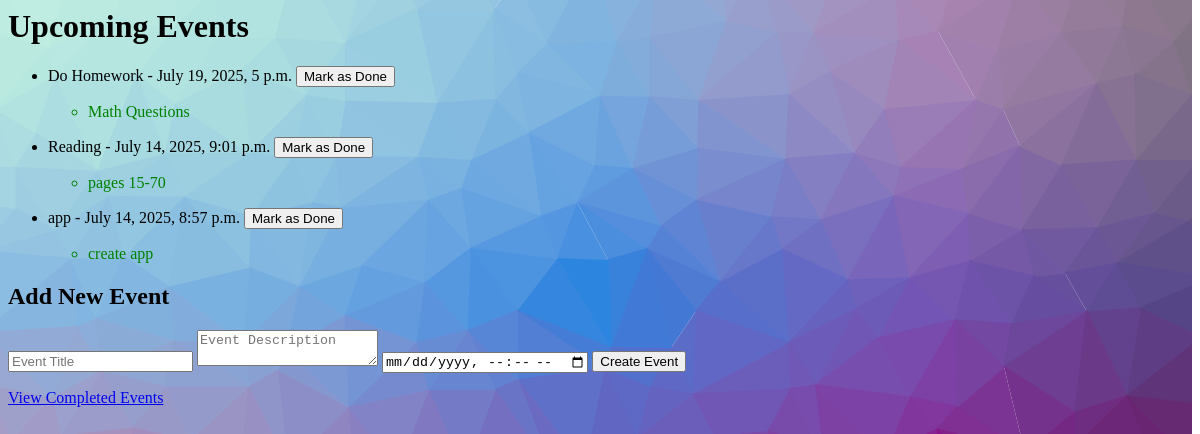
/todo/, run on an earlier commit of the app's database.
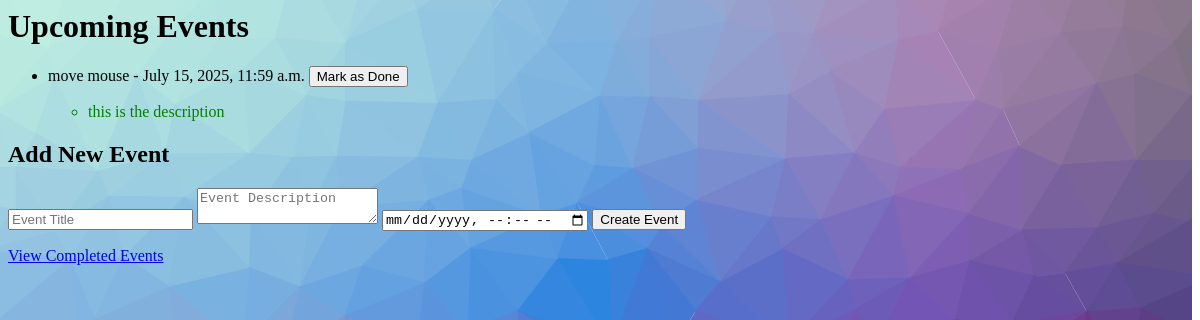
And on a later commit of the database.
### todo/models.py (models this page shows, shortened)
class Event(models.Model):
    title = models.CharField(max_length=100)
    description = models.TextField(blank=True)
    due_date = models.DateTimeField()
    created_at = models.DateTimeField("created at", auto_now_add=True)
    done = models.BooleanField(default=False)

### todo/views.py (the view)
# urls.py: path("", views.index, name='index'),
def index(request):
    events = Event.objects.filter(done=False)
    return render(request, 'todo/index.html', {'events':events})

### todo/templates/todo/index.html (shortened to what this page needs)
{% load static %}
<link rel="stylesheet" href="{% static 'todo/style.css' %}">
<!doctype html>
<html lang="en">
    <head>
    </head>
    <body>
        <h1>Upcoming Events</h1>
        <ul>
            {% for event in events %}
                <li>
                    <span>{{ event.title }} - {{ event.due_date }}</span>
                    <form method="post" action="{% url 'todo:mark_done' event.id %}" style="display:inline;">
                        <button type="submit">Mark as Done</button>
                    </form>
                    <ul>
                        <li class="event-description">
                            {% if event.description %}
                                <p>{{event.description}}</p>
                            {% endif %}
                        </li>
                    </ul>
                </li>
            {% empty %}
                <li>No upcoming events.</li>
            {% endfor %}
        </ul>
        <h2>Add New Event</h2>
        <form method="post" action="{% url 'todo:create_event' %}">
            <input type="text" name="title" placeholder="Event Title" required>
            <textarea name="description" placeholder="Event Description"></textarea>
            <input type="datetime-local" name="due_date" required>
            <button type="submit">Create Event</button>
        </form>
        <a href="{% url 'todo:detail' %}">View Completed Events</a>
    </body>
</html>

What changed in the data, as far as the page shows it:
no longer on this page (row edited): Event: title "Do Homework", due_date "July 19, 2025, 5 p.m.", description "Math Questions"
no longer on this page (row edited): Event: title "Reading", due_date "July 14, 2025, 9:01 p.m.", description "pages 15-70"
no longer on this page (row edited): Event: title "app", due_date "July 14, 2025, 8:57 p.m.", description "create app"
added Event: title "move mouse", due_date "July 15, 2025, 11:59 a.m.", description "this is the description"
